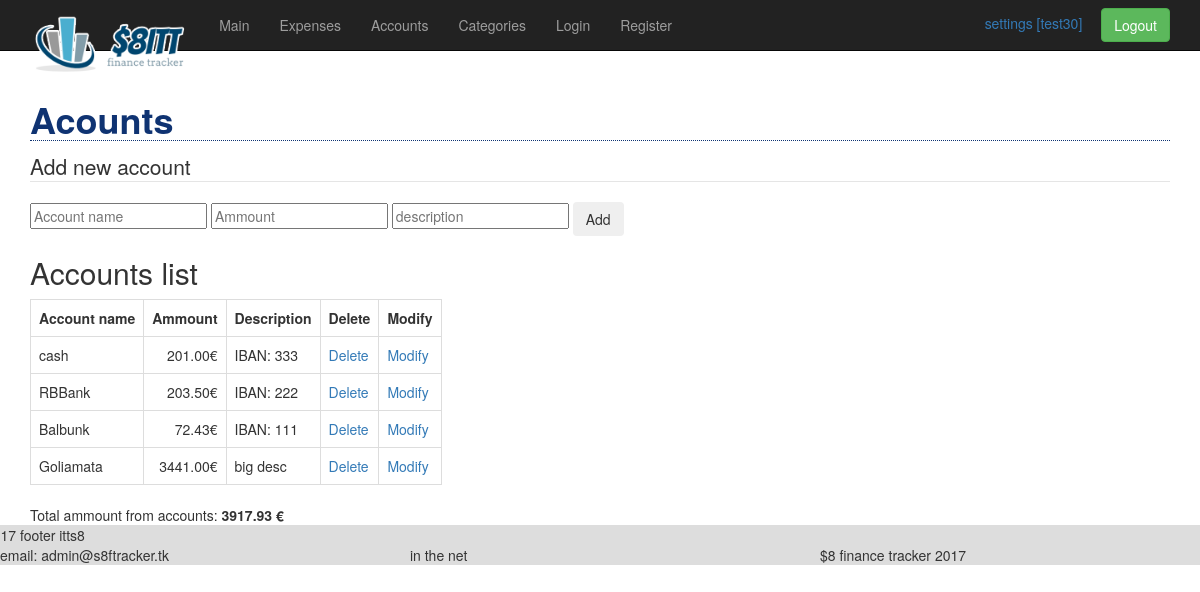
The app's page /view/accounts.php (signed in) with its own data.
### tables this page shows
CREATE TABLE `accounts` (
  `account_id` int(11) NOT NULL AUTO_INCREMENT,
  `account_name` varchar(45) NOT NULL,
  `ammount` double NOT NULL,
  `owner_id` int(11) NOT NULL,
  `currency` varchar(3) NOT NULL,
  `account_desc` varchar(45) NOT NULL DEFAULT 'IBAN:',
  PRIMARY KEY (`account_id`),
  KEY `fk_owner_id_idx` (`owner_id`),
  CONSTRAINT `fk_owner_id` FOREIGN KEY (`owner_id`) REFERENCES `users` (`user_id`) ON DELETE NO ACTION ON UPDATE NO ACTION
);

### model/DBManager.php (called while the page is built, shortened)
<?php
class DBManager
{
    private static $instance;
    private $pdo;
    private function __construct(){
        try{
            $this->pdo = new \PDO("mysql:host=".self::DB_IP.";dbname=".self::DB_NAME, self::DB_USER, self::DB_PASS);
            $this->pdo->setAttribute(\PDO::ATTR_ERRMODE, \PDO::ERRMODE_EXCEPTION);
            $this->pdo->query("USE " . self::DB_NAME);
        }
        catch (\PDOException $e){
            echo "PDO Problem. ERR: " . $e->getMessage();
        }
    }
    public static function getInstance(){
        if(self::$instance === null){
            self::$instance = new DBManager();
        }
        return self::$instance;
    }
    public function getConnection(){
        return $this->pdo;
    }
}

### model/dao/AccountDao.php (called while the page is built, shortened)
<?php
class AccountDao
{
    private static $instance;
    private $pdo;
    private function __construct()    {
        $this->pdo = DBManager::getInstance()->getConnection();
    }
    public static function getAInstance(){
        if(self::$instance === null){
            self::$instance = new AccountDao();
        }
        return self::$instance;
    }
    public function getUserAcountsList(Accounts $a) {
        try {
            $stm = $this->pdo->prepare(self::GET_USER_ACCOUNTS);
            $stm->execute(array($a->getOwnerId()));
            $result = $stm->fetchAll(\PDO::FETCH_ASSOC);
            return $result;
        }
        catch (\PDOException $e) {
            echo "Err accounts list: " . $e->getMessage();
        }
    }
    public  function getUserTotalAmmount(Accounts $a){
            try {
                $stm = $this->pdo->prepare(self::SELECT_USER_SUM_AMMOUNT);
                $stm->execute(array($a->getOwnerId()));
                $result = $stm->fetch(\PDO::FETCH_ASSOC);
                return $result;
            }
            catch (\PDOException $e) {
                echo "Err accounts list: " . $e->getMessage();
            }
        }
}

### model/Accounts.php (called while the page is built, shortened)
<?php
class Accounts
{
    private $owner_id;
      public function __construct($owner_id){
        $this->owner_id = $owner_id;
    }
    public function getOwnerId()
    {
        return $this->owner_id;
    }
}

### controller/get_user_account_list.php (the view, shortened to what this page needs)
<?php
$owner_id = $_SESSION['user_id'];
include_once "../model/dao/AccountDao.php";
include_once "../model/Accounts.php";
require_once "../model/DBManager.php";
$oi = new Accounts($owner_id);
?>
<h2>Accounts list</h2>
<table class="table table-bordered table_list table-hover" id="whole_table" cellspacing="2" cellpadding="0">
    <tr class="bg_h">
        <th>Account name</th>
        <th>Ammount</th>
        <th>Description</th>
        <th>Delete</th>
        <th>Modify</th>
    </tr>
<?php
    $result = AccountDao::getAInstance()->getUserAcountsList($oi);
    foreach ($result as $row) {
        ?>
        <tr class="">
        <td><?php echo $row['account_name']; ?></td>
        <td class="text-right"><?php echo $row['ammount']; ?>&euro;</td>
        <td><?php echo $row['account_desc']; ?></td>
        <td><a href="#" class="delete_m" onclick="delete_account(<?php echo $row['account_id']; ?>)">Delete</a></td>
        <td data-toggle="modal" data-target="#modal-default"><a href="#" class="delete_m" onclick="ajaxRow('modala', '<?= $row['account_id']; ?>')">Modify</a></td>
        </tr>
<?php
}
?>
</table>
<div id="user-total">
    Total ammount from accounts: <strong><?php include "get_user_account_totals_ammount.php"?> &euro;</strong>
</div>

### view/accounts.php (shortened to what this page needs)
<!doctype html>
<html lang="en">
<head>
    <?php include_once "head.inc.php"; ?>
</head>
<body>
<?php include "header.php" ?>
<div id="container" class="container">
    <div>
        <h1>Acounts</h1>
    </div>
    <div>
        <fieldset class="field_container profile-field">
            <legend> Add new account </legend>
            <form class="form-inline">
                <input class="form-text" type="text" id="account_name" placeholder="Account name" required>
                <input class="form-text" type="number" id="ammount" placeholder="Ammount" required>
                <input class="form-text" type="text" id="account_desc" placeholder="description">
                <input type="button" class="btn btn-outline-secondary frm_button" value="Add" onclick="add_new_account()">
            </form>
        </fieldset>
    </div>
    <div id="list_container">
        <?php include "../controller/get_user_account_list.php" ?>
    </div>
</div>
<?php include 'footer.php' ?>
</body>
</html>

### view/head.inc.php (shortened to what this page needs)
<link rel="stylesheet" href="css/bootstrap3.css">
<link rel="stylesheet" href="css/style.css">

### view/header.php (shortened to what this page needs)
<nav class="navbar navbar-inverse navbar-fixed-top">
    <div class="container">
        <div class="navbar-header">
            <a class="navbar-brand" href="index.php"><img height="60px" width="auto" src="images/s8itt-logo.png" alt=""></a>
        </div>
        <div id="navbar" class="navbar-collapse collapse">
            <ul class="nav navbar-nav">
                <li><a href="main.php">Main</a></li>
                <li><a href="expenses.php">Expenses</a></li>
                <li><a href="accounts.php">Accounts</a></li>
                <li><a href="categories.php">Categories</a></li>
                <li><a href="login.php">Login</a></li>
                <li><a href="register.php">Register</a></li>
            </ul>
            <div class="navbar-right">
            <?php
            if(!empty($_SESSION['user_id'])) {
                $name = $_SESSION['user_name'];
                echo "<a href=\"profile.php\">settings [$name]</a>" ?>
                <form class="navbar-form" action="../controller/logout.php" method="post">
                    <input class="btn btn-success" type="submit" name="logout" value="Logout">
                </form>
            <?php  }  ?>
            </div>
        </div>
    </div>
</nav>

### controller/get_user_account_totals_ammount.php (shortened to what this page needs)
<?php
$owner_id = $_SESSION['user_id'];
$oi = new Accounts($owner_id);
$result = AccountDao::getAInstance()->getUserTotalAmmount($oi);
echo $result['total'];

### view/footer.php (shortened to what this page needs)
<div id="footer" class="footer-bg row">
    <div>2017 footer itts8</div>
    <div class="col-md-4">email: admin@s8ftracker.tk</div>
    <div class="col-md-4">in the net</div>
    <div class="col-md-4">$8 finance tracker 2017</div>
</div>

### view/css/style.css (style rules this page uses)
h1 { color: #0f3372; font-weight: 600; border-bottom: dotted 1px #0f3372; }
nav form { display: inline-block }
#container { margin-top: 30px; }
.footer-bg { background: #dddddd; }
#list_container { float: left; }

### records on screen
accounts: account_name "cash", ammount "201.00", account_desc "IBAN: 333"
accounts: account_name "RBBank", ammount "203.50", account_desc "IBAN: 222"
accounts: account_name "Balbunk", ammount "72.43", account_desc "IBAN: 111"
accounts: account_name "Goliamata", ammount "3441.00", account_desc "big desc"

### other values on screen
$name "test30"
$result['total'] "3917.93"
